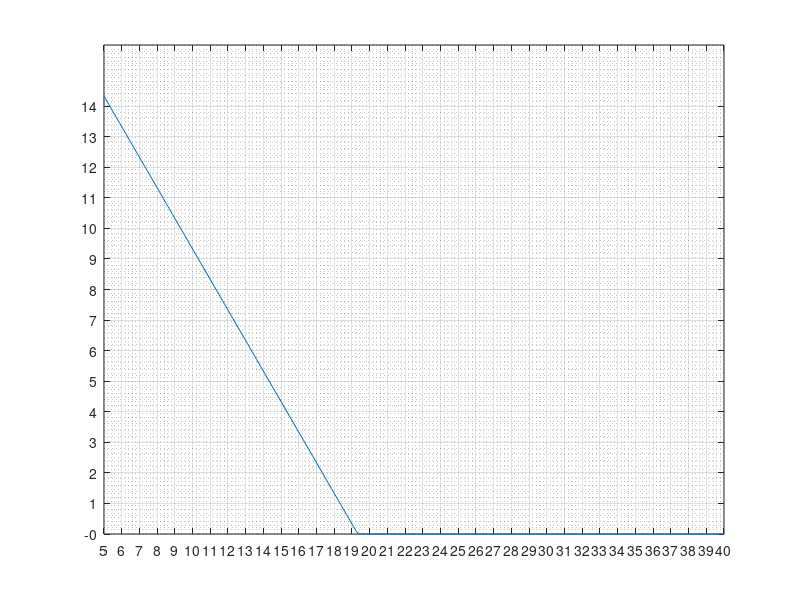

MATLAB code to generate this figure: (Note: this script raises an error after producing the figure.)
% CAM Design Assistant
% Dwell - Rise - Dwell - Return CAM
% 2022-12-07

%%
clc; close all; clear;
%============================================
% INPUT 入力
%============================================
% All values in degree
% eventAngle = [rise start - rise end - return start- return end]
eventAngle = [30 70 190 230]; % degree at which the rise/return starts/ends
h = 5; % stroke in mm
RPM = 100; % motor velocity in rounds per minutes
maxPressureAngle_deg = 30; % in degree

m = 2; % follower mass in kg

sampleRate = 5; % for showing roller on pitch curve with distance in degree
step = .5; % for caculation, the smaller the more accurate, sampling rate in degree

%============================================
% PRELIMINARY CALCULATION
%============================================

maxPressureAngle = deg2rad(maxPressureAngle_deg);
bRise = eventAngle(2) - eventAngle(1) ; %rise period
bReturn = eventAngle(4) - eventAngle(3) ; %return period

% point in time with acceleration change
% points of events = [1-rise, 2-rise +1/8, 3-rise +7/8, 4-rise end, 5-return, 6-return +1/8, 7-return +7/8, 8-return end]
point = [eventAngle(1) eventAngle(1)+bRise/8 eventAngle(1)+7*bRise/8 eventAngle(2) eventAngle(3) eventAngle(3)+bReturn/8 eventAngle(3)+7*bReturn/8 eventAngle(4)];

%============================================
% CHOOSING BASE RADIUS AND ROLLER RADIUS
%============================================
Cv = 1.7596; % Modified sinusoidal
if h >= 0
    B = deg2rad(bRise);
elseif h < 0
    B = deg2rad(bReturn);
end

list_rRoller = linspace(5,40,200); % roller radius in mm
primeRadius = Cv*abs(h)/B/tan(maxPressureAngle)-abs(h)/2;
list_rBase = primeRadius - list_rRoller;
list_rBase = list_rBase .* (list_rBase>0);

% figure('Name','カムベース円の半径　ｖｓ　ローラー半径');
figure;
plot(list_rRoller,list_rBase);

tempMin = min(list_rRoller);
tempMax = max(list_rRoller);
xScaleDiv = tempMin:1:tempMax;
xticks(xScaleDiv);

tempMin = min(list_rBase);
tempMax = max(list_rBase);
yScaleDiv = round(min(list_rBase)):round((max(list_rBase)-min(list_rBase))/20):max(list_rBase);
yticks(yScaleDiv);

grid on
grid minor

xlabel({'ローラー半径(mm)'},'FontWeight','light','Color','b');
ylabel({'カムベース円の半径(mm)'},'FontWeight','light','Color','b');

temp = strcat('最大圧角  ', num2str(maxPressureAngle_deg),'^o');
temp = {'ローラー半径 vs カムベース円の半径';temp};
title(temp,'Color','b','FontSize',15,'FontWeight','light');


% Ask for user input (user can use the previous figure as reference)
rRollerInputMessage =  (['Please refer Figure 1 and input roller radius: ', ...
    '\n図1を参考して, ローラー半径(mm) を入力してください: \n']);
rBaseInputMessage = (['Please refer Figure 1 and input cam base radius: ', ...
    '\n図1を参考して, カムベース円の半径(mm) を入力してください: \n']);

rRoller = input(rRollerInputMessage);
rBase = input(rBaseInputMessage);

rPrime = rBase + rRoller; %mm - Pitch circle prime radius

theta = 0:step:360;
T = 60/RPM; % period of moving 360 degree, in second
time = linspace(0,T,length(theta));
timeStep = T/size(time,2); % convert step in degree to step in time

%% 
%============================================
% DISPLACEMENT
%============================================

% Rise
temp = theta(theta<point(1));
sDwe1 = zeros(size(temp));
tempTheta = theta(theta >= point(1) & theta < point(2))-point(1);
sRise1 = h/(4+pi)*(pi*tempTheta/bRise - 1/4*sin(4*pi*tempTheta/bRise));
tempTheta = theta(theta >= point(2) & theta < point(3))-point(1);
sRise2 = h/(4+pi)*(2+pi*tempTheta/bRise-9/4*sin(pi/3+4*pi/3*tempTheta/bRise));
tempTheta = theta(theta >= point(3) & theta <= point(4))-point(1);
sRise3 = h/(4+pi)*(4+ pi*tempTheta/bRise - 1/4*sin(4*pi*tempTheta/bRise));

% Dwell
temp = theta(theta > point(4) & theta < point(5));
sDwe2 = zeros(size(temp)) + h;

% Return
tempTheta = theta(theta >= point(5) & theta < point(6))-point(5);
sReturn1 = h/(4+pi)*(4 + pi - pi*tempTheta/bReturn + 1/4*sin(4*pi*tempTheta/bReturn));
tempTheta = theta(theta >= point(6) & theta < point(7))-point(5);
sReturn2 = h/(4+pi)*(2+ pi - pi*tempTheta/bReturn  + 9/4*sin(pi/3+4*pi/3*tempTheta/bReturn));
tempTheta = theta(theta >= point(7) & theta <= point(8))-point(5);
sReturn3 = h/(4+pi)*(pi - pi*tempTheta/bReturn + 1/4*sin(4*pi*tempTheta/bReturn));

% Dwell
temp = theta(theta > point(8) & theta <= 360);
sDwe3 = zeros(size(temp));

% Entire trajectory
s = [sDwe1 sRise1 sRise2 sRise3 sDwe2 sReturn1 sReturn2 sReturn3 sDwe3] + rPrime;

% Plot position vs angle in cartesian coordinate
figure('Name','S V A Diagram');
subplot(3,1,1);
plot(time,s);
grid on;
grid minor;
xlim([0 T]);
xlabel({'t(s)'},'FontSize',15,'FontWeight','light','Color','b');
ylim([rPrime-2*abs(h)+h/2 rPrime+2*abs(h)+h/2]);
ylabel({'位置','mm'},'FontSize',15,'FontWeight','light','Color','b');
% legend("位置 s");
[tit,] = title({'';'位置・速度・加速　vs　時間'},{['モーター回転速度 ',num2str(RPM),'rpm   ','T = ', num2str(T),'s'];''},...
    'Color','blue');
tit.FontSize = 15;

%============================================
% VELOCITY
%============================================
% velocity with respect to time
vv = diff(s)/timeStep;
vv = [vv s(1)-s(length(s))]; %add the last element to make the length of vv and theta equal
subplot(3,1,2);
plot(time,vv);
grid on;
grid minor;
xlim([0 T]);
xlabel({'t(s)'},'FontSize',15,'FontWeight','light','Color','b');
ylabel({'速度','mm/s'},'FontSize',15,'FontWeight','light','Color','b');
%title({'';'速度　vs　時間';''},'Color','b','FontSize',15,'FontWeight','light');
tempV = strcat('最大速度 ',num2str(max(vv)),' mm/s');
title(tempV ,'Color','b','FontSize',15,'FontWeight','light');

%============================================
% ACCELERATION
%============================================
% acceleration with respect to time
aa = diff(vv)/timeStep;
aa = [aa vv(1)-vv(length(vv))];
subplot(3,1,3);
plot(time,aa);
grid on; grid minor;

xlim([0 T]);
xlabel({'t(s)'},'FontSize',15,'FontWeight','light','Color','b');
ylabel({'加速','mm/s^2'},'FontSize',15,'FontWeight','light','Color','b');

%title({'';'加速　vs　時間';''},'Color','b','FontSize',15,'FontWeight','light');
tempA = strcat('最大加速  ', num2str(max(aa)),' mm/s^2');
title(tempA,'Color','b','FontSize',15,'FontWeight','light');

disp(tempV)
disp(tempA)

input(['\n','何かキーを押すと圧角を表示します。,\n'])
% Wait for user response to proceed
%%
%============================================
% PRESSURE ANGLE 圧角
%============================================
% tan a = {ds/d(theta)}/(s + rb + rr) %theta in degree

radianStep = deg2rad(step);
d_s = [diff(s) s(1)-s(length(s))];
v_theta = d_s/radianStep; % differentiate s with respect to theta in radian

pitch_radius = s + rRoller;
tanPressureAngle = v_theta./pitch_radius;

pressureAngle = rad2deg(atan(tanPressureAngle));

figure('Name','圧角・位置 vs 回転角度');
yyaxis left
angleColor = 'b';
plot(theta, pressureAngle,'Color',angleColor);
ax = gca;
ax.YColor = angleColor;
grid on;
grid minor;
xlim([0 360]);
xlabel({'回転角度','degree'},'FontSize',15,'FontWeight','light','Color',angleColor);
ylabel({'圧角','degree'},'FontSize',15,'FontWeight','light','Color',angleColor);

yyaxis right
strokeColor = [0.6350 0.0780 0.1840];
plot(theta,s,'Color',strokeColor);
ax = gca;
ax.YColor = strokeColor;
grid on;
grid minor;
xlim([0 360]);
ylim([rPrime-2*abs(h)+h/2 rPrime+2*abs(h)+h/2]);
% xlabel({'角度','degree'},'FontSize',15,'FontWeight','light','Color','b');
ylabel({'位置','mm'},'FontSize',15,'FontWeight','light','Color',strokeColor);
hold on

tempP = strcat('最大圧角 ',num2str(max(pressureAngle)),'^o');
%  title(temp,'Color','b','FontSize',15,'FontWeight','light');

title({'';'圧角・位置　vs　回転角度'; tempP; ''},'Color','b','FontSize',15,'FontWeight','light');

disp(strcat('最大圧角: ',num2str(max(pressureAngle)),'度'));
input(['\n','何かキーを押すとカムのピッチ円を表示します。','\n'])
% Wait for user respond to proceed
%============================================
% RADIUS OF CURVATURE 曲率半径
%============================================
% p = {[(rb + s)^2 + (ds/dtheta)^2]^(3/2)}/[(rb + s)^2 + 2*(ds/dtheta)^2 - (rb+s)*d^2s/dtheta^2]

%%
%============================================
% POSITION IN POLAR COORDINATES
%============================================

pitchColor = [0.8500 0.3250 0.0980];
camColor = 'b'; % cam profile color
% Plot position in polar coordinate
figure('Name','極座標のカム ピッチ カーブ');
theta2 = deg2rad(theta);
polarplot(theta2,s,'Color',pitchColor);
grid on;
[title1,] = title({'';'位置　vs　角度';''},'Color','b','FontSize',15,'FontWeight','light');

% Converting Polar to Cartesian Coordinate System
[x,y] = pol2cart(theta2,s);

input(['何かキーを押すとカムの輪郭を表示します。','\n'])
% Wait for user response to proceed
%%
%============================================
% CAM PROFILE 
%============================================
% Cam Machining process

figure('Name','カムの輪郭加工');
sampleRate = round(sampleRate*length(theta2)/360);
x_sample = transpose(x(1:sampleRate:length(x)));
y_sample = transpose(y(1:sampleRate:length(y)));

centers = [x_sample y_sample];
radii = rRoller*ones(length(y_sample),1);

plot(x,y,'Color',pitchColor);
hold on;
rollerColor = [0.4660 0.6740 0.1880];
p = viscircles([x_sample(1),y_sample(1)],rRoller,'LineWidth',1,'Color',rollerColor);
hold off;
axis equal;
grid on;

% Machining process

prompt = "Show machining process? 加工工程を表示しますか? y/n [n]: ";
txt = input(prompt,"s");

% Animate machining process if user input 'y'
% otherwise (input 'n' or just Enter), skip
if (txt == 'y')
    for k = 2:1:length(x_sample)
        p = viscircles([x_sample(k),y_sample(k)],rRoller,'LineWidth',1,'Color',rollerColor);
        drawnow
    end
end


% ==========================
% Draw roller around cam curve and on pitch curve 
% sample rate is defined in input region

% figure('Name','カムの輪郭');
figure
viscircles(centers,radii,'LineWidth',1,'color',rollerColor);
axis equal;
grid on;
grid minor;
hold on;
plot(x,y,'color','r');

% Plot cam profile
camSurfX = zeros(size(x));
camSurfY = zeros(size(x));

% Boundary. Note that the first and the last points on pitch curve are the
% same
[camSurfX(1),camSurfY(1)] = normalIn([x(length(x)-1) x(1) x(2)],[y(length(y)-1) y(1) y(2)],rRoller); 
[camSurfX(length(x)),camSurfY(length(y))] = normalIn([x(length(x)-1) x(length(x)) x(2)],[y(length(y)-1) y(length(y)) y(2)],rRoller);

for k = 1:1:length(x)-2
X = x(k:1:k+2);
Y = y(k:1:k+2);
[camSurfX(k+1),camSurfY(k+1)] = normalIn(X,Y,rRoller);
end

hold on;
plot(camSurfX,camSurfY,'color','b')


% Export data for using in 3D CAD package
disp('CreoAutomation.exe がアクティブで、txt データが Creo 作業ディレクトリに保存されている場合、「gcam」を押して Enter を押すと、カムの 3D モデルが作成されます。');
prompt = "Export data (.txt)? データ (.txt) をエクスポートしますか? y/n [n] : ";
txt = input(prompt,"s");

% Animate machining process if user input 'y'
% otherwise (input 'n' or just Enter), skip
if (txt == 'y')
    x_cord = transpose(camSurfX);
    y_cord = transpose(camSurfY);
    z_cord = zeros(length(theta2),1);
    
    camProfile = [x_cord y_cord z_cord];
%     writematrix(camProfile,'camProfile.xlsx');
    writematrix(camProfile,'camProfile.txt','Delimiter','tab');
    
end


%% 
%============================================
% MOTOR TORQUE 
%============================================

rPitchVec = [x;y];
rPitchVec3D = [rPitchVec; zeros(1,length(x))]/1000; %convert from mm to m

% Unit vectors
unitVecX = zeros(size(x));
unitVecY = zeros(size(x));

% Boundary. Note that the first and the last points on pitch curve are the
% same

[unitVecX(1),unitVecY(1)] = normalOut([x(length(x)-1) x(1) x(2)],[y(length(y)-1) y(1) y(2)],1); 
[unitVecX(length(x)),unitVecY(length(y))] = normalOut([x(length(x)-1) x(length(x)) x(2)],[y(length(y)-1) y(length(y)) y(2)],1);

for k = 1:1:length(x)-2
X = x(k:1:k+2);
Y = y(k:1:k+2);
[unitVecX(k+1),unitVecY(k+1)] = normalOut(X,Y,1);
end



unitVec = [unitVecX; unitVecY];
unitVec = unitVec-rPitchVec; 

unitVec3D = [unitVec;zeros(1,length(unitVecX))]; 



L1 = cross(rPitchVec3D,unitVec3D);
L2 = vecnorm(L1);
L3 = m*(2*aa/1000 + 9.8*0.7);
cosPressureAngle = sqrt(1./(1+tanPressureAngle.^2)); %cos2 = 1/(1+tan2)
L = L3.*L2./cosPressureAngle;
plot(theta,L);


%%
% ====================================
% ANIMATING CAM ROTATION
% ====================================


% Visualize angle of pressure
angleEndPointX = zeros(size(x));
angleEndPointY = zeros(size(x));

% Boundary. Note that the first and the last points on pitch curve are the
% same
angleLineFactor = 4;
[angleEndPointX(1),angleEndPointY(1)] = normalOut([x(length(x)-1) x(1) x(2)],[y(length(y)-1) y(1) y(2)],angleLineFactor*rRoller); 
[angleEndPointX(length(x)),angleEndPointY(length(y))] = normalOut([x(length(x)-1) x(length(x)) x(2)],[y(length(y)-1) y(length(y)) y(2)],angleLineFactor*rRoller);

for k = 1:1:length(x)-2
X = x(k:1:k+2);
Y = y(k:1:k+2);
[angleEndPointX(k+1),angleEndPointY(k+1)] = normalOut(X,Y,angleLineFactor*rRoller);
end

% Cam motion simulation
disp('')
prompt = "Show cam motion? カムの動きのシミュレーションを表示しますか? y/n [n]: ";
txt = input(prompt,"s");

% Animate machining process if user input 'y'
% otherwise (input 'n' or just Enter), skip
if (txt == 'y')
    
    figure('Name','カムの動きのシミュレーション');
    for loopNumber = 1:3
    
    hold on
    plot(0,0,'o','MarkerFaceColor','r');
    % Pitch Circle
    rotatedPitch = rotateCw([x;y],-pi/2);
    pl = plot(rotatedPitch(1,:),rotatedPitch(2,:),'color',pitchColor);
    axis equal;
    maxDim = rBase + abs(h) + 2*rRoller + 10;
    xlim([-maxDim maxDim]);
    ylim([-maxDim maxDim]);
    
    hold on;
    grid on;
    grid minor;
    pl.XDataSource = 'xx';
    pl.YDataSource = 'yy';
    
    
    % Cam Profile
    rotatedCam = rotateCw([camSurfX;camSurfY],-pi/2);
    pl2 = plot(rotatedCam(1,:),rotatedCam(2,:),'color',camColor);
    axis equal;
    maxDim = rBase + abs(h) + 2*rRoller + 10;
    xlim([-maxDim maxDim]);
    ylim([-maxDim maxDim]);
    
    hold on;
    pl2.XDataSource = 'xx2';
    pl2.YDataSource = 'yy2';
    
    % Roller
    
    index = linspace(0,2*pi,100);
    xC = rRoller*cos(index);
    yC = rRoller*sin(index) + s(1);
    pl3 = plot(xC,yC,'color',rollerColor);
    pl3.YDataSource = 'yC';
    
    rollerCenterY = s(1);
    pl4 = plot(0,rollerCenterY,'o','MarkerFaceColor',[0 0.4470 0.7410]); % Roller center
    pl4.YDataSource = 'rollerCenterY';
    
    maxDim = rBase + abs(h) + 2*rRoller + 10;
    xlim([-maxDim maxDim]);
    ylim([-maxDim maxDim]);
    hold on;
    
    % Pressure angle
    rollerCenterY_angle = s(1)+angleLineFactor*rRoller;
    angle1y = [rollerCenterY rollerCenterY_angle];
    pl5 = plot([0 0],angle1y,'MarkerFaceColor',[0 0.4470 0.7410]); 
    pl5.YDataSource = 'angle1y';
    hold on;
    
    rotatedAngleEnd = rotateCw([angleEndPointX(1);angleEndPointY(1)],-pi/2);
    angle2x = [0 rotatedAngleEnd(1)];
    angle2y = [rollerCenterY rotatedAngleEnd(2)];
    pl6 = plot(angle2x,angle2y,'MarkerFaceColor',[0 0.4470 0.7410]); 
    pl6.XDataSource = 'angle2x';
    pl6.YDataSource = 'angle2y';
    
    % Animation 
    for i = 1:length(theta2)
    j = theta2(i)-pi/2;
    
    rotatedPitch = rotateCw([x;y],j);
    xx = rotatedPitch(1,:);
    yy = rotatedPitch(2,:);
    
    rotatedCam = rotateCw([camSurfX;camSurfY],j);
    xx2 = rotatedCam(1,:);
    yy2 = rotatedCam(2,:);
    
    yC = rRoller*sin(index) + s(i);
    rollerCenterY = s(i);
    rollerCenterY_angle = s(i)+angleLineFactor*rRoller;
    angle1y = [rollerCenterY rollerCenterY_angle];
    
    rotatedAngleEnd = rotateCw([angleEndPointX(i);angleEndPointY(i)],j);
    angle2x = [0 rotatedAngleEnd(1)];
    angle2y = [rollerCenterY rotatedAngleEnd(2)];
    
    temp5 = strcat('圧角　',num2str(pressureAngle(i)),'^o     ');
    temp2 = strcat('変位　',num2str(s(i)-rPrime),' mm     ');
    temp3 = strcat('回転角度　',num2str(theta(i)),'^o   ');
    updatedTitle = {temp3; temp2; temp5};
    [titleAni,] = title(updatedTitle,'Color',[0 0.4470 0.7410],'FontSize',14);
    
    temp4 = strcat('位置　',num2str(s(i)),' mm     ');
    ylabel(temp4,'Color',angleColor,'FontSize',15);
    temp1 = strcat('経過時間　',num2str(time(i)),' s     ');
    xlabel(temp1,'Color',angleColor,'FontSize',15);
    
    refreshdata
    pause(0.001)
    end
    
    end
end
%%


function Y = rotateCw(X,theta)
% rotate clockwise

rotMat = [cos(theta) sin(theta); -sin(theta) cos(theta)];
Y = rotMat * X;
end

function [xo,yo] = normalIn(x,y,R)
% x and y are row vector of length 3 (longer vectors don't cause problem,
% but only the first 3 elements will be used. 

% Call the three point represented by x and y A, B and C
% This function return the coordinates of point D such that
% * DB is perpendicular to AC
% * DB has length R
% * D is on the left hand side when moving on the curve ABC from A to C

% calculate normal vector <a,b>
a = y(1)-y(3);
b = x(3)-x(1);
k = R/sqrt(a^2+b^2); 

% temporary factor
xo = k*a + x(2);
yo = k*b + y(2);
end

function [xo,yo] = normalOut(x,y,R)
% x and y are row vector of length 3 (longer vectors don't cause problem,
% but only the first 3 elements will be used. 

% Call the three point represented by x and y A, B and C
% This function return the coordinates of point D such that
% * DB is perpendicular to AC
% * DB has length R
% * D is on the right hand side when moving on the curve ABC from A to C

% calculate normal vector <a,b>
a = y(1)-y(3);
b = x(3)-x(1);
k = -R/sqrt(a^2+b^2); 

% temporary factor
xo = k*a + x(2);
yo = k*b + y(2);
end


function [radius,radArg] = radCurv(f,arg)

% Numerically computing radius of curvature
% arg is used only to define step. In this program arg is array of angles
    step = arg(2)-arg(1);
    f1 = diff(f)/step;
    f2 = diff(f1)/step;
    f1 = regulate(f1,f2);
    ff = regulate(f,f2);
    radArg = regulate(arg,f2);
    
    k1 = 2*sqrVec(f1) + sqrVec(ff) - ff.*f2;
    k2 = (sqrVec(f1) + sqrVec(ff)).^(3/2);
    radius = k2./k1;
end

function sqrVec = sqrVec(x)
    sqrVec = x.*x;
end

function regulated = regulate(x,ref)
    regulated = x(1:length(ref));
end
